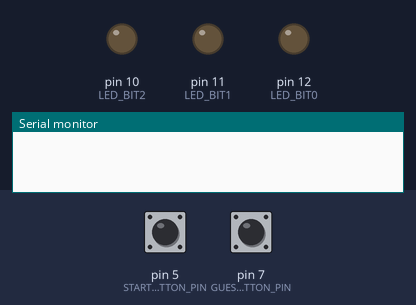
A sketch run on a simulated Arduino Uno, built with avr-gcc and run on an emulated ATmega328P. On the bench: output pins drawn as LEDs (lit = HIGH), the last lines printed to the serial monitor. Inputs (shaded band) come from the test bench; at power-on: pin 5 (START_BUTTON_PIN) LOW, pin 7 (GUESS_BUTTON_PIN) LOW. Random numbers use the default seed unless the sketch sets one.

Above: at 1.2 s.
1.3 s: pin 5 (START_BUTTON_PIN) pulled HIGH for 0.15 s
At 1.8 s:
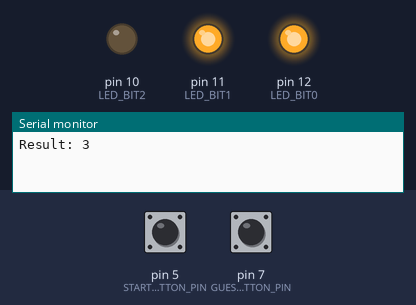
2.9 s: pin 7 (GUESS_BUTTON_PIN) pulled HIGH for 0.15 s
At 4.1 s:
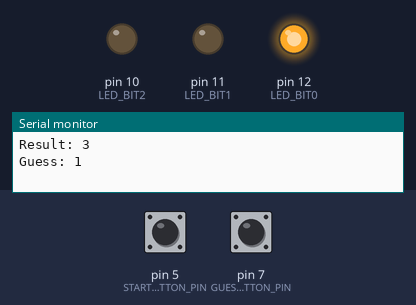
4.5 s: pin 5 (START_BUTTON_PIN) pulled HIGH for 1 s
At 5.5 s:
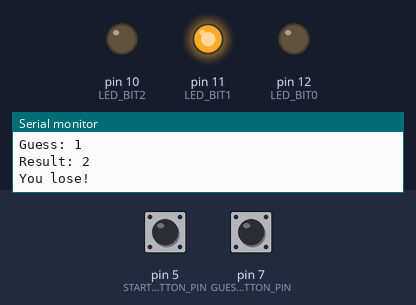
7.0 s: pin 5 (START_BUTTON_PIN) pulled HIGH for 3.2 s
At 7.3 s:
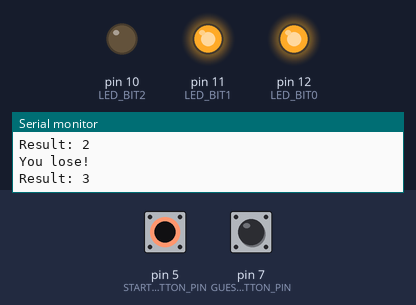
11.7 s: pin 5 (START_BUTTON_PIN) pulled HIGH for 0.15 s
At 12.1 s:
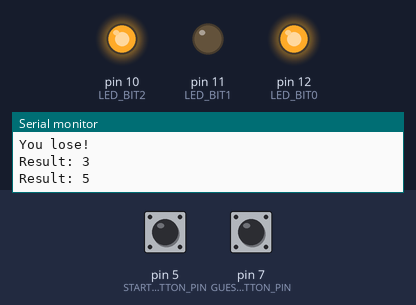
13.3 s: pin 7 (GUESS_BUTTON_PIN) pulled HIGH for 1 s
At 14.5 s:
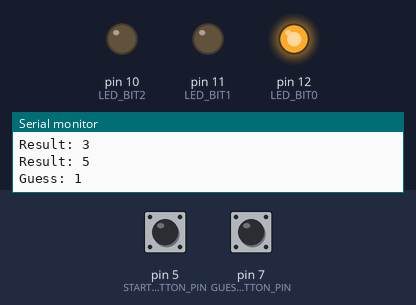
Timing chart, 0 to 16.3 s (numbered marks = the images above; inputs shaded):
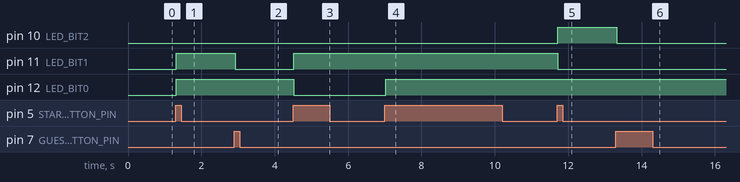

Measured:
- after the input at 1.3 s, pin 11 (LED_BIT1), pin 12 (LED_BIT0): LOW → HIGH at once
- after the input at 2.9 s, pin 11 (LED_BIT1): HIGH → LOW at once
- after the input at 4.5 s, pin 11 (LED_BIT1): LOW → HIGH at once; pin 12 (LED_BIT0): HIGH → LOW at once
- after the input at 7.0 s, pin 12 (LED_BIT0): LOW → HIGH at once
- after the input at 11.7 s, pin 10 (LED_BIT2): LOW → HIGH at once; pin 11 (LED_BIT1): HIGH → LOW at once
- after the input at 13.3 s, pin 10 (LED_BIT2): HIGH → LOW at once

The sketch:

BinaryDice.ino
```cpp
/**
 * This is a simple Arduino project to implement a binary dice guessing game.
 *
 * How to play
 * -----------
 *
 * 1. There are three LEDs on the board representing the binary LED_BIT0, LED_BIT1, LED_BIT2, so it can display 0(000)-7(111).
 * 2. Click GUESS_BUTTON_PIN to select the number you want to guess, and show on LEDs.
 * 3. Click START_BUTTON_PIN to start random, if you guessed, the LED will blink.
 *
 * Used components
 * ---------------
 *
 * - Arduino UNO x 1
 * - Breadboard x 1
 * - LED x 3
 * - Pushbutton x 2
 * - Resistance 10kΩ x 2
 * - Resistance 1kΩ x 4
 *
 * Used library
 * ------------
 *
 * - [Bounce](http://playground.arduino.cc/code/bounce), Bounce is a library for Arduino (arduino.cc). It debounces digital inputs and more.
 */
#include <Bounce.h>

const int MIN_DICE = 1;
const int MAX_DICE = 7;

const unsigned int LED_BIT0 = 12;
const unsigned int LED_BIT1 = 11;
const unsigned int LED_BIT2 = 10;

const unsigned int START_BUTTON_PIN = 5;
const unsigned int GUESS_BUTTON_PIN = 7;

const unsigned int BAUD_RATE = 9600;

void setup()
{
  pinMode(LED_BIT0, OUTPUT);
  pinMode(LED_BIT1, OUTPUT);
  pinMode(LED_BIT2, OUTPUT);

  pinMode(START_BUTTON_PIN, INPUT);
  pinMode(GUESS_BUTTON_PIN, INPUT);

  randomSeed(analogRead(A0));

  Serial.begin(BAUD_RATE);
}

void loop()
{
  handleGuessButton();
  handleStartButton();
}

int guess = 0;

const unsigned int DEBOUNCE_DELAY = 20;

Bounce start_button(START_BUTTON_PIN, DEBOUNCE_DELAY);
Bounce guess_button(GUESS_BUTTON_PIN, DEBOUNCE_DELAY);

void handleGuessButton()
{
  if (guess_button.update())
  {
    if (guess_button.read() == HIGH)
    {
      guess = (guess % (MAX_DICE-1)) + 1;
      outputResult(guess);

      Serial.print("Guess: ");
      Serial.println(guess);
    }
  }
}

const unsigned int RESULT_DELAY = 2000;

void handleStartButton()
{
  if (start_button.update())
  {
    if (start_button.read() == HIGH)
    {
      const int result = random(MIN_DICE, MAX_DICE);
      outputResult(result);

      Serial.print("Result: ");
      Serial.println(result);

      if (guess > 0)
      {
        if (guess == result)
        {
          hooray();

          Serial.println("You win!");
        }
        else
          Serial.println("You lose!");

        delay(RESULT_DELAY);

        guess = 0;
      }
    }
  }
}

void outputResult(const long result)
{
  digitalWrite(LED_BIT0, result & B001);
  digitalWrite(LED_BIT1, result & B010);
  digitalWrite(LED_BIT2, result & B100);
}

const unsigned int FULL_RAY = 7;
const unsigned int NULL_RAY = 0;
const unsigned int COUNT_RAY = 3;
const unsigned int DELAY_RAY = 500;

void hooray()
{
  for (int i=0; i<COUNT_RAY; i++)
  {
    outputResult(FULL_RAY);
    delay(DELAY_RAY);
    outputResult(NULL_RAY);
    delay(DELAY_RAY);
  }
}
```
